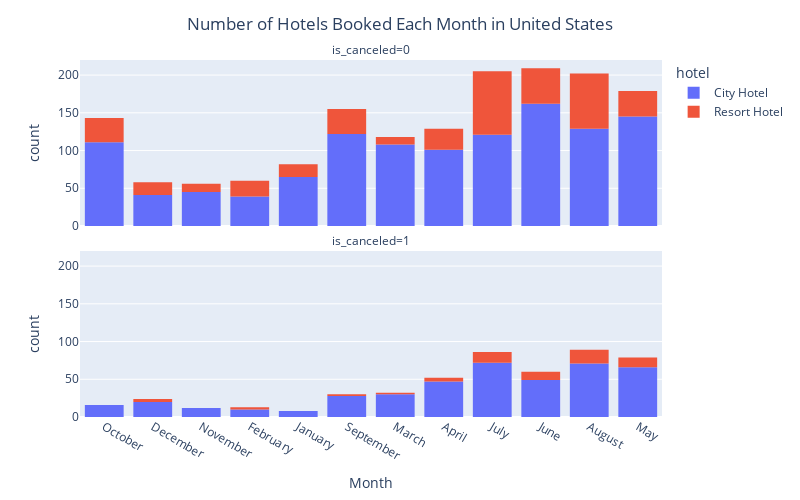

Source (notebook cell):
### Markdown cell above
**Problem 2** Now it's your turn to do a mini analysis. Please do the following:

1. Choose a subset of columns that you are interested in and look just at those column.
2. Make at least one mask that will remove some of the data (eg. look only at one categorical value OR one or more numerical values.
3. Sort the data using one of the columns.
4. Make a histogram or bar graph of your final data set.
5. Describe in words what you see in your graph, or if there is anything interesting there.

### Code cell
# Your code here - you will probably need more than one cell. This shows the number of hotels/resorts that were canceled in the United States from 2016-2017.
fig = px.histogram(DF_mini_analysis_masked,
                  x='arrival_date_month',  # Changed from 'arrival_date_year' to 'arrival_date_month' which exists in the DataFrame
                  color='hotel',
                  facet_col='is_canceled',
                  facet_col_wrap=1)

fig.update_layout(title='Number of Hotels Booked Each Month in United States',  # Updated title to reflect the change
                  title_x=0.5,
                  xaxis_title="Month",  # Updated axis title to reflect the change
                  autosize=False,
                  width=800,
                  height=500)

fig.show()

### Figure 1 — Plotly figure (JSON) as saved in the notebook; plotly's stock layout.template omitted (floating-point values rounded to 4 significant figures; data arrays with more than 128 entries replaced by an {"elided": "..."} marker saying what was removed)
{"data": [{"bingroup": "x", "hovertemplate": "hotel=City Hotel<br>is_canceled=0<br>arrival_date_month=%{x}<br>count=%{y}<extra></extra>", "legendgroup": "City Hotel", "marker": {"color": "#636efa", "pattern": {"shape": ""}}, "name": "City Hotel", "orientation": "v", "showlegend": true, "type": "histogram", "x": {"elided": "1189 str values"}, "xaxis": "x2", "yaxis": "y2"}, {"bingroup": "x", "hovertemplate": "hotel=City Hotel<br>is_canceled=1<br>arrival_date_month=%{x}<br>count=%{y}<extra></extra>", "legendgroup": "City Hotel", "marker": {"color": "#636efa", "pattern": {"shape": ""}}, "name": "City Hotel", "orientation": "v", "showlegend": false, "type": "histogram", "x": {"elided": "429 str values"}, "xaxis": "x", "yaxis": "y"}, {"bingroup": "x", "hovertemplate": "hotel=Resort Hotel<br>is_canceled=0<br>arrival_date_month=%{x}<br>count=%{y}<extra></extra>", "legendgroup": "Resort Hotel", "marker": {"color": "#EF553B", "pattern": {"shape": ""}}, "name": "Resort Hotel", "orientation": "v", "showlegend": true, "type": "histogram", "x": {"elided": "407 str values"}, "xaxis": "x2", "yaxis": "y2"}, {"bingroup": "x", "hovertemplate": "hotel=Resort Hotel<br>is_canceled=1<br>arrival_date_month=%{x}<br>count=%{y}<extra></extra>", "legendgroup": "Resort Hotel", "marker": {"color": "#EF553B", "pattern": {"shape": ""}}, "name": "Resort Hotel", "orientation": "v", "showlegend": false, "type": "histogram", "x": ["February", "February", "February", "April", "April", "March", "March", "December", "July", "June", "July", "May", "May", "May", "May", "May", "June", "June", "June", "August", "August", "July", "August", "July", "August", "August", "August", "April", "April", "April", "May", "May", "May", "August", "August", "May", "August", "September", "December", "December", "August", "July", "July", "July", "July", "June", "June", "June", "August", "August", "August", "May", "June", "July", "August", "August", "August", "July", "December", "July", "September", "May", "June", "July", "July", "June", "June", "May", "May", "August", "July", "August"], "xaxis": "x", "yaxis": "y"}], "layout": {"annotations": [{"font": {}, "showarrow": false, "text": "is_canceled=1", "x": 0.5, "xanchor": "center", "xref": "paper", "y": 0.465, "yanchor": "bottom", "yref": "paper"}, {"font": {}, "showarrow": false, "text": "is_canceled=0", "x": 0.5, "xanchor": "center", "xref": "paper", "y": 1.0, "yanchor": "bottom", "yref": "paper"}], "autosize": false, "barmode": "relative", "height": 500, "legend": {"title": {"text": "hotel"}, "tracegroupgap": 0}, "margin": {"t": 60}, "title": {"text": "Number of Hotels Booked Each Month in United States", "x": 0.5}, "width": 800, "xaxis": {"anchor": "y", "domain": [0, 1], "title": {"text": "Month"}}, "xaxis2": {"anchor": "y2", "domain": [0, 1], "matches": "x", "showticklabels": false}, "yaxis": {"anchor": "x", "domain": [0, 0.465], "title": {"text": "count"}}, "yaxis2": {"anchor": "x2", "domain": [0.535, 1.0], "matches": "y", "title": {"text": "count"}}}}
